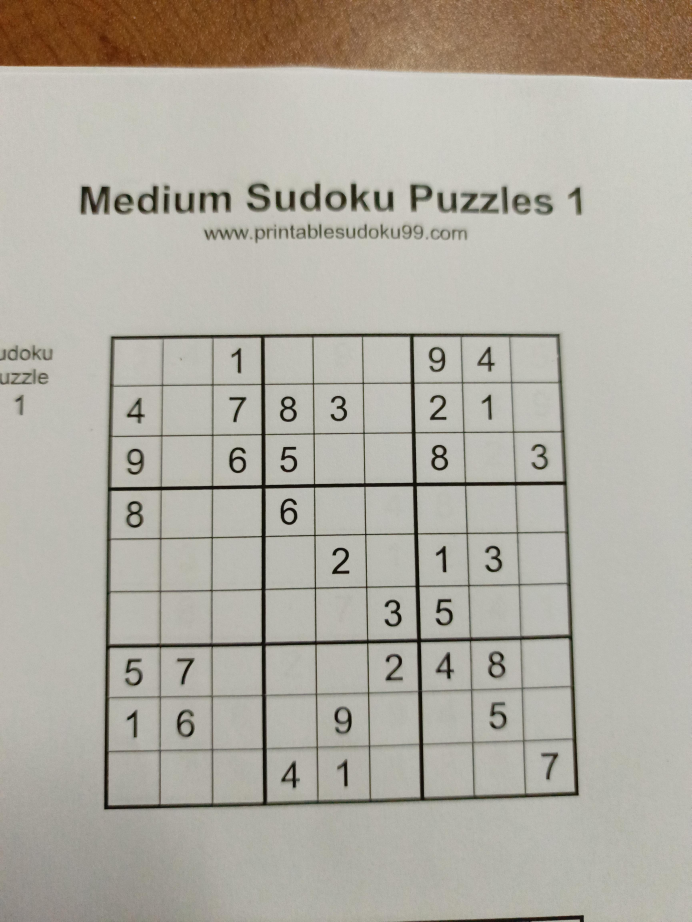
#> input picture backend/received_images/received_image.jpg, 3456 x 4608 px, given in place of 3.jpg, which was not available (shown at 1/5 size)
$ python -i processor.py   (imports and definitions only)
#> lines starting #> are read from the running program, lines starting #| are printed output that depends on the picture; after the words box and inside, x2 and y2 are one past the last pixel; in counts of white or black regions, pixels touching at a corner belong together; pictures that were not available may be replaced by others from this repository, and a replacement may not be noted
#> in process, sudoku_a is the input picture: shape (4608, 3456, 3); mean B, G, R 162.3, 172.4, 176.4
import cv2
import numpy as np
import os
from PIL import Image

def preprocess(image):
    print('Preprocessing started...')
    gray = cv2.cvtColor(image, cv2.COLOR_BGR2GRAY)
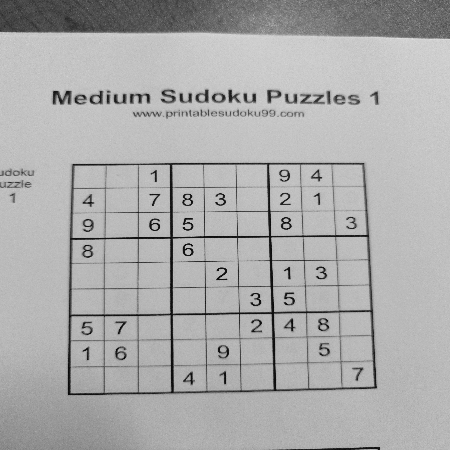
#> gray: shape (450, 450); min 6, max 223, mean 172.2
    blur = cv2.GaussianBlur(gray, (3,3), 6)
    blur = cv2.bilateralFilter(blur, 9, 75, 75)
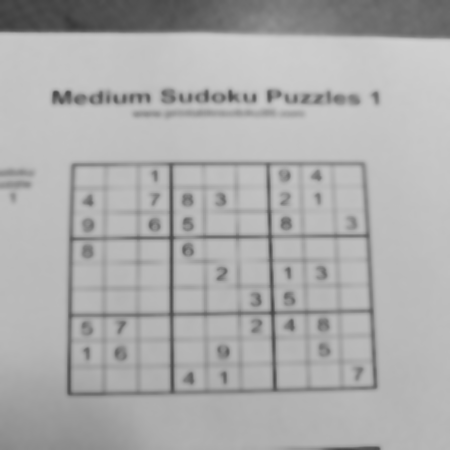
#> blur: shape (450, 450); min 57, max 208, mean 172.5
    threshold_img = cv2.adaptiveThreshold(blur, 255, 1, 1, 11, 2)
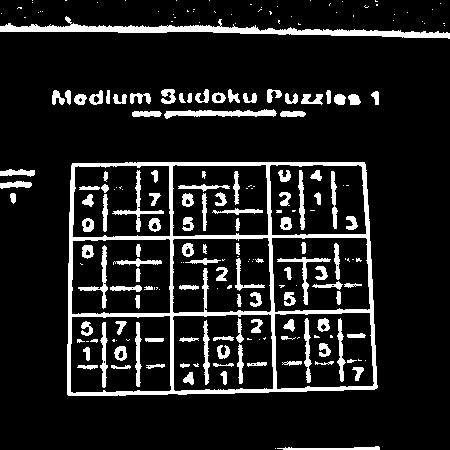
#> threshold_img: shape (450, 450); 12.1% white; 215 white regions (97 under 20 px)
    print('Preprocessing completed...')
    return threshold_img

def main_outline(contour):
    biggest = np.array([])
    max_area = 0
    for i in contour:
        area = cv2.contourArea(i)
        if area >50:
            peri = cv2.arcLength(i, True)
            approx = cv2.approxPolyDP(i , 0.02* peri, True)
            if area > max_area and len(approx) == 4:
                biggest = approx
                max_area = area
    return biggest, max_area

def reframe(points):
    points = points.reshape((4, 2))
    points_new = np.zeros((4, 1, 2),dtype = np.int32)
    add = points.sum(1)
    points_new[0] = points[np.argmin(add)]
    points_new[3] = points[np.argmax(add)]
    diff = np.diff(points, axis =1)
    points_new[1] = points[np.argmin(diff)]
    points_new[2] = points[np.argmax(diff)]
    return points_new

def splitcells(img):
    rows = np.vsplit(img, 9)
    boxes = []
    for r in rows:
        cols = np.hsplit(r, 9)
        for box in cols:
            boxes.append(box)
    return boxes

def CropCell(cells):
    Cells_croped = []
    for image in cells:
        img = np.array(image)
        img = img[6:46, 6:46]
        img = Image.fromarray(img)
        Cells_croped.append(img)
    return Cells_croped

def process(img):
    print('Processing image...')
    folder="data/sudoku_imgs"
    sudoku_a = cv2.imread(folder+'/'+ '3.jpg')
    sudoku_a = cv2.resize(sudoku_a, (450, 450))
    su_contour_2 = sudoku_a.copy()

    img = cv2.imread(img)
    puzzle = cv2.resize(img, (450,450))
    # print('@@@we are here@@@')
    su_threshold = preprocess(puzzle)
    su_contour_1 = puzzle.copy()
    su_contour, su_hierarchy = cv2.findContours(su_threshold, cv2.RETR_EXTERNAL, cv2.CHAIN_APPROX_SIMPLE)
#> su_contour = 80 contours, 50 with area under 20; largest, box (x1, y1, x2, y2) and area: (67, 162, 378, 396) 69676, (0, 16, 450, 39) 2294, (164, 109, 277, 119) 490, (0, 169, 35, 177) 148, (0, 181, 32, 189) 140; su_hierarchy = 80 rows, first 6: [1, -1, -1, -1], [2, 0, -1, -1], [3, 1, -1, -1], [4, 2, -1, -1], [5, 3, -1, -1], [6, 4, -1, -1]
    cv2.drawContours(su_contour_1, su_contour, -1, (0, 255, 0), 3)
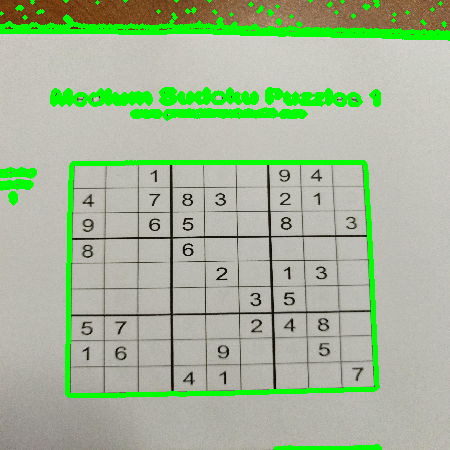
#> su_contour_1: shape (450, 450, 3); mean B, G, R 152.4, 182.8, 164.1

    su_biggest, su_maxArea = main_outline(su_contour)
#> the loop in main_outline, `for i in contour:` made 80 passes
#> (area, peri, biggest, max_area) on pass 6: (69676, 1075.4, [[72, 163], [68, 395], [377, 387], [364, 162]], 69676)
#> (area, peri, approx) on passes 2, 9, 44: (130, 210.1, [[379, 449], [277, 448]]), (490.5, 253.4, [[276, 113], [164, 115]]), (2294.5, 1057.2, [[0, 26], [449, 38]])
#> after the loop in main_outline, `for i in contour:`: max_area = 69676
#> su_biggest = [[72, 163], [68, 395], [377, 387], [364, 162]]; su_maxArea = 69676
    if su_biggest.size != 0:
        su_biggest = reframe(su_biggest)
#> in reframe, `points = points.reshape((4, 2))`: points = [[72, 163], [68, 395], [377, 387], [364, 162]]
#> in reframe, `add = points.sum(1)`: add = [235, 463, 764, 526]
#> in reframe, `diff = np.diff(points, axis =1)`: diff = [91, 327, 10, -202]
#> su_biggest = [[72, 163], [364, 162], [68, 395], [377, 387]]

    cv2.drawContours(su_contour_2, su_biggest, -1, (0, 255, 0), 10)
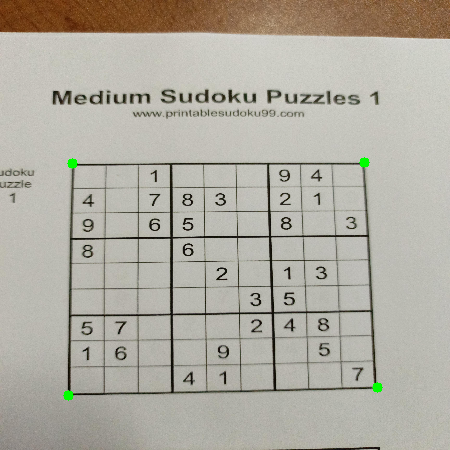
#> su_contour_2: shape (450, 450, 3); mean B, G, R 161.9, 172.4, 176
    su_pts1 = np.float32(su_biggest)
#> su_pts1 = [[72, 163], [364, 162], [68, 395], [377, 387]]
    su_pts2 = np.float32([[0, 0], [450, 0], [0, 450], [450, 450]])
    su_matrix = cv2.getPerspectiveTransform(su_pts1, su_pts2)
#> su_matrix = [[1.55, 0.0267, -116.1], [0.00729, 2.13, -347.6], [-9.95e-05, 0.000264, 1]]
    su_imagewrap = cv2.warpPerspective(puzzle, su_matrix, (450, 450))
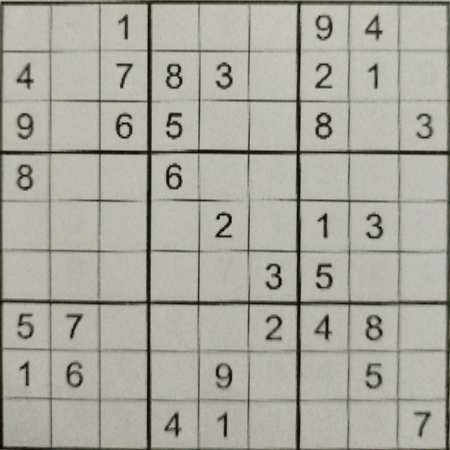
#> su_imagewrap: shape (450, 450, 3); mean B, G, R 160.7, 168.9, 169.7
    su_imagewrap =cv2.cvtColor(su_imagewrap, cv2.COLOR_BGR2GRAY)
#> su_imagewrap: shape (450, 450)

    sudoku_cell = splitcells(su_imagewrap)
#> in splitcells, `rows = np.vsplit(img, 9)`: rows = 9 items
#> the loop in splitcells, `for r in rows:` made 9 passes
#> after the loop in splitcells, `for r in rows:`: boxes = 81 items
#> sudoku_cell = 81 items
    sudoku_cell_cropped = CropCell(sudoku_cell)
#> the loop in CropCell, `for image in cells:` made 81 passes
#> pass 2, in CropCell, `img = np.array(image)`:
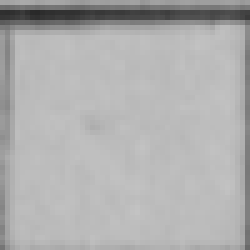
#> img: shape (50, 50) (shown 5 times larger); min 41, max 195, mean 175.4
#> sudoku_cell_cropped = 81 items

    return sudoku_cell_cropped

>>> result = process('received_images/received_image.jpg')
#> result = 81 items
